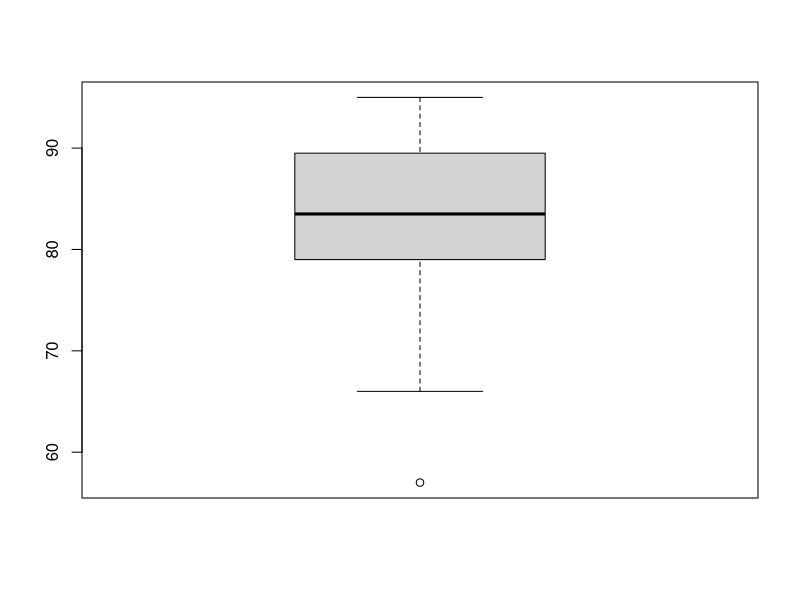
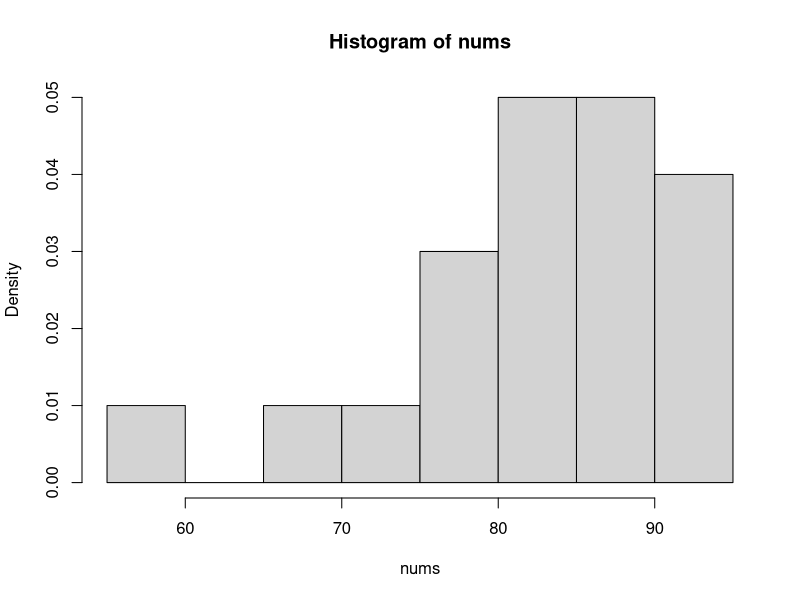

Generate these figures, in order, with R: (Note: this script raises an error after producing the figures.)

#Question 8 **************************************

#a) creating a vector
nums <- c(57,66,72,78,79,79,81,81,82,83,84,87,88,88,89,90,91,92,94,95)

#b) Calculating Median,Variance, Sd and Mode(s)
#Calculating the Median
med <- median(nums)

#Calculating the Variance
vari <- var(nums)

#Calculating the Standard Deviation
sdev <- sd(nums)

#printing median, variance and sd
sprintf("median: %s", med)
sprintf("variance: %s", vari)
sprintf("standard deviation: %s", sdev)

#Calculating the Mode(s)
y <- table(nums)
df <- data.frame(y)
modes <- df$values[df$Freq == max(df$Freq)]

print(modes)


#c , d) detecting outliers and plotting the box plot

#plotting the box plot of nums
boxnums = boxplot(nums)

#calculating the outliers
#getting the values of upper whisker and lower whisker in the boxnums boxplot
lower_whisker = boxnums$stats[1]
upper_whisker = boxnums$stats[5]

upper_outliers <- nums[nums < lower_whisker]
lower_outliers <- nums[nums > upper_whisker]
 
print(upper_outliers)
print(lower_outliers)

#e) plotting the histogram
hist(nums, freq = FALSE)

#____________________________________________________________________________

#Question 9 **************************************

#a) Identifying the variables and their types
sapply(imdb, typeof)

#b) plotting Bar plot for the number of movies produced each year
barplot(table(imdb$year), main = "Number of movies produced each year", 
        xlab = "year", ylab = "# of movies", ylim = c(0,400), 
        col = colorRampPalette(colors = c("lightblue", "blue"))(21))

#c) plotting the Histogram of USA_gross_income
hist(imdb$USA_gross_income, col = "pink")

#d) side-by-side boxplots (distribution of movie durations | tomatometer_status)
side_box = boxplot(imdb$duration ~ imdb$tomatometer_status, xlab = "tomatometer_status", 
        ylab = "movie duration(minutes)", col=rainbow(3))

#finding the outliers for each tomatometer status

#finding the upper and lower whiskers for each of the boxes
dur_tomat_df <- data.frame(tomatometer_status = c("Certified-Fresh","Fresh","Rotten"),
                           lower_whisker = c(side_box$stats[1,1:3]),
                           upper_whisker = c(side_box$stats[5,1:3]))

##finding the outliers for "Certified_Fresh"
outliers_Certified_Fresh <- imdb$duration[imdb$tomatometer_status == "Certified-Fresh"]
upper_outliers_Certified_Fresh <- 
  outliers_Certified_Fresh[outliers_Certified_Fresh > dur_tomat_df$upper_whisker[dur_tomat_df$tomatometer_status == "Certified-Fresh"]]
lower_outliers_Certified_Fresh <- 
  outliers_Certified_Fresh[outliers_Certified_Fresh < dur_tomat_df$lower_whisker[dur_tomat_df$tomatometer_status == "Certified-Fresh"]]
print(lower_outliers_Certified_Fresh)
print(upper_outliers_Certified_Fresh)

##finding the outliers for "Fresh"
outliers_Fresh <- imdb$duration[imdb$tomatometer_status == "Fresh"]
upper_outliers_Fresh <- 
  outliers_Fresh[outliers_Fresh > dur_tomat_df$upper_whisker[dur_tomat_df$tomatometer_status == "Fresh"]]
lower_outliers_Fresh <- 
  outliers_Fresh[outliers_Fresh < dur_tomat_df$lower_whisker[dur_tomat_df$tomatometer_status == "Fresh"]]
print(lower_outliers_Fresh)
print(upper_outliers_Fresh)

##finding the outliers for "Rotten"
outliers_Rotten <- imdb$duration[imdb$tomatometer_status == "Rotten"]
print(outliers_Rotten)
upper_outliers_Rotten <- 
  outliers_Rotten[outliers_Rotten > dur_tomat_df$upper_whisker[dur_tomat_df$tomatometer_status == "Rotten"]]
lower_outliers_Rotten <- 
  outliers_Rotten[outliers_Rotten < dur_tomat_df$lower_whisker[dur_tomat_df$tomatometer_status == "Rotten"]]
print(lower_outliers_Rotten)
print(upper_outliers_Rotten)


#e) Categorizing the movies based on their durations into 4 groups and plotting pie chart
imdb$duration_category <-
    ifelse(imdb$duration > 200, "very long",
           ifelse(imdb$duration > 150, "long",
                  ifelse(imdb$duration > 80, "standard","short")))
#getting the frequency of movies in each category
very_long_freq <- length(imdb$imdb_ID[imdb$duration_category == "very long"])
long_freq <- length(imdb$imdb_ID[imdb$duration_category == "long"])
standard_freq <- length(imdb$imdb_ID[imdb$duration_category == "standard"])
short_freq <- length(imdb$imdb_ID[imdb$duration_category == "short"])

#setting the arguments of the chart
x <- c(very_long_freq,long_freq,standard_freq,short_freq)
labels <- c("very long","long","standard","short")

piepercent<- round(100*x/sum(x), 1)
piepercent <- as.character(piepercent)
piepercent <- paste(piepercent, "%", sep="")

# Plotting the pie chart
pie(x, labels = piepercent, main = "Movie duration pie chart",col = rainbow(length(x)))
legend("topright", c("very long","long","standard","short"), cex = 0.8,
       fill = rainbow(length(x)))

#f) scatter plot for determining the relationship "USA_gross_income" and "worldwide_gross_income"
plot(imdb$USA_gross_income,imdb$worldwide_gross_income, xlab = "USA_gross_income",
     ylab = "worldwide_gross_income")


